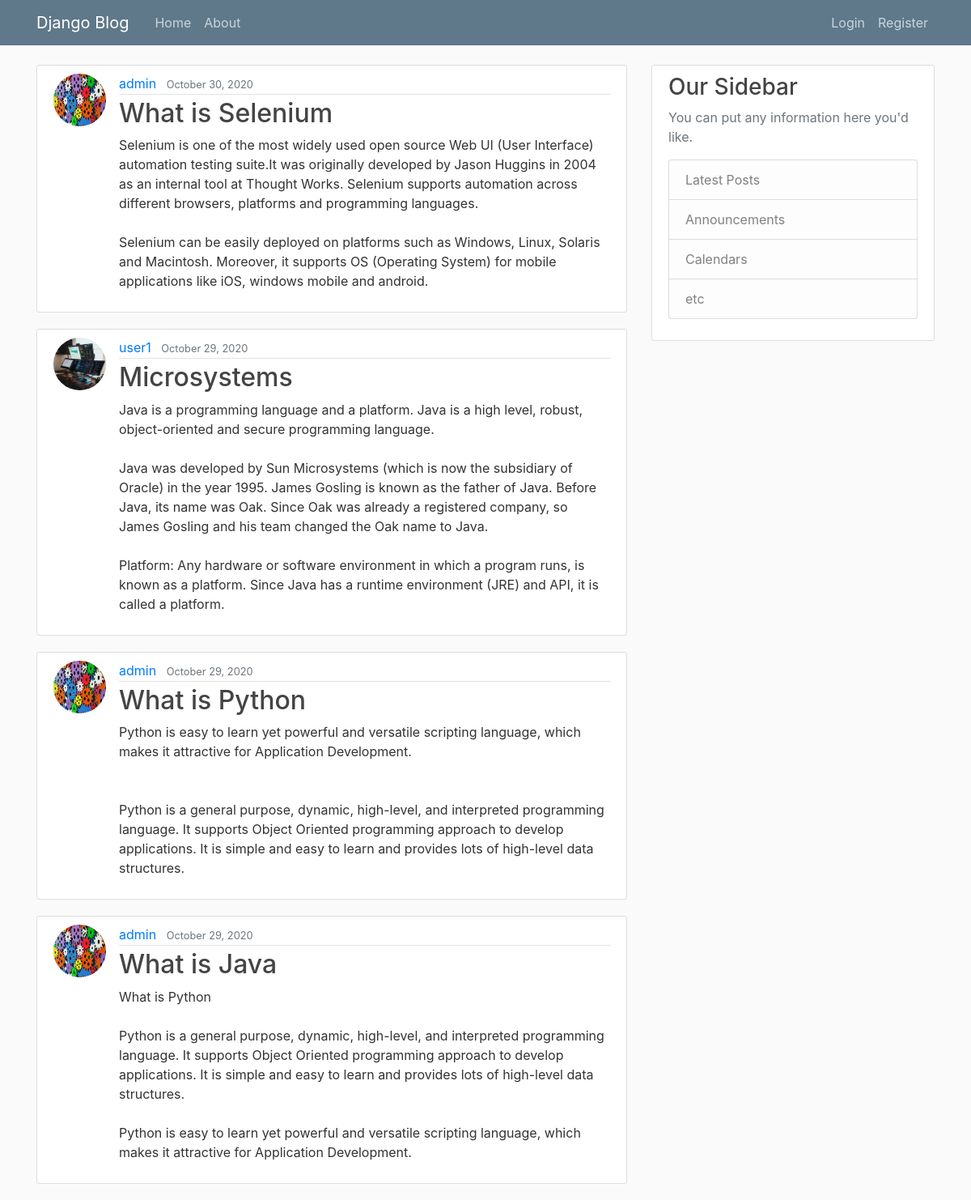
Before: / with the older database file.
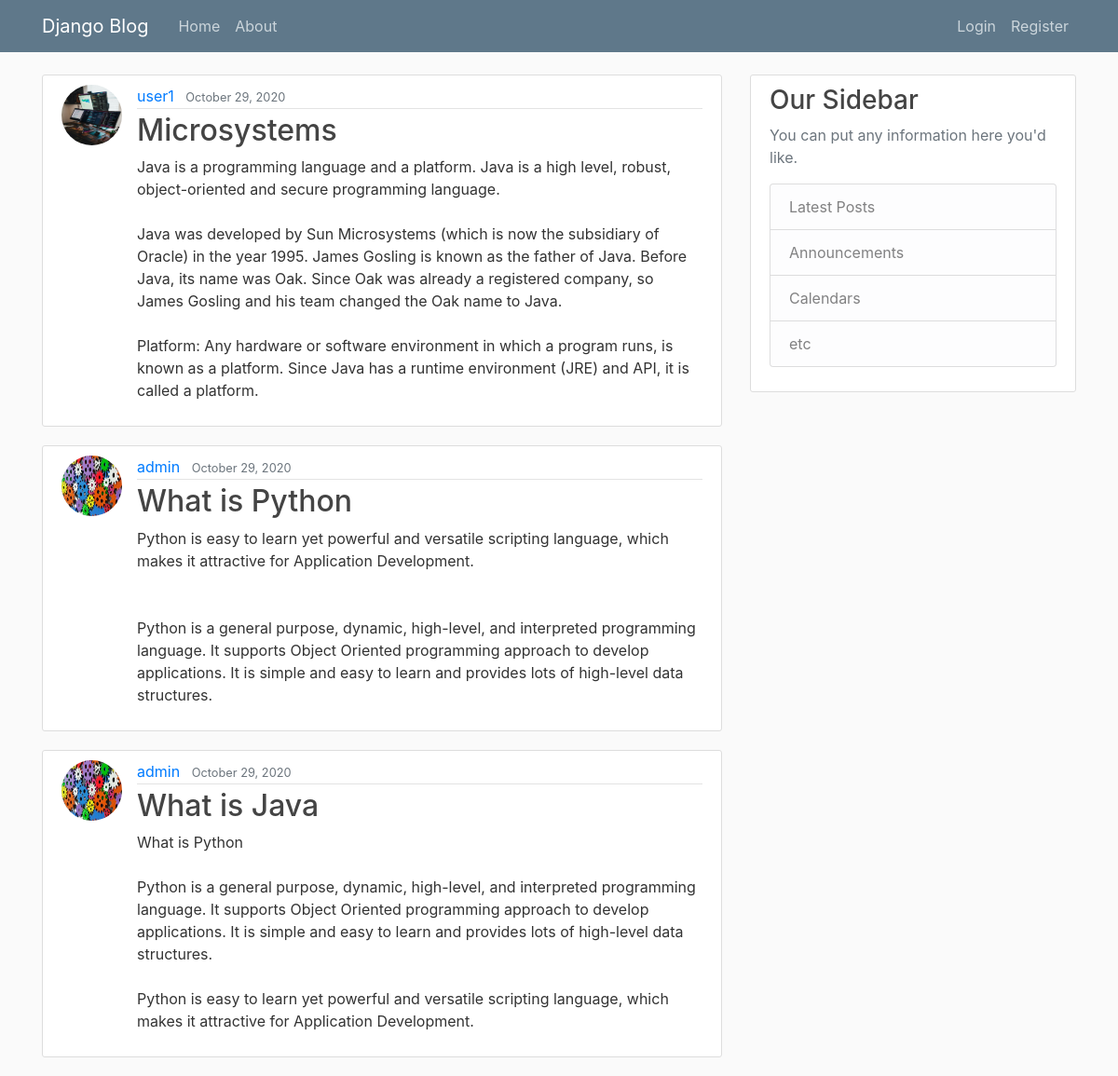
After: the same page with the newer database file.
### blog/models.py (models this page shows, shortened)
class Post(models.Model):
    title = models.CharField(max_length=100)
    content = models.TextField()
    date_posted = models.DateTimeField(default=timezone.now)
    author = models.ForeignKey(User, on_delete=models.CASCADE)

### users/models.py (models this page shows, shortened)
class Profile(models.Model):
    image = models.ImageField(default='default.jpg', upload_to='profile_pics')
    user = models.OneToOneField(User, on_delete=models.CASCADE)

### blog/views.py (the view)
# urls.py: path('', PostListView.as_view(), name='blog-home'),
class PostListView(ListView):
    model = Post
    template_name = 'blog/home.html'  # <app>/<model>_<viewtype>.html
    context_object_name = 'posts'
    ordering = ['-date_posted']

### blog/templates/blog/home.html
{% extends "blog/base.html" %}
{% block content %}
    {% for post in posts %}
        <article class="media content-section">
            <img class="rounded-circle article-img" src="{{ post.author.profile.image.url }}">
          <div class="media-body">
            <div class="article-metadata">
              <a class="mr-2" href="#">{{ post.author }}</a>
              <small class="text-muted">{{ post.date_posted|date:"F d, Y" }}</small>
            </div>
            <h2><a class="article-title" href="{% url 'post-detail' post.id %}">{{ post.title }}</a></h2>
            <p class="article-content">{{ post.content }}</p>
          </div>
        </article>
    {% endfor %}
{% endblock content %}

### blog/templates/blog/base.html (shortened to what this page needs)
{% load static %}
<!DOCTYPE html>
<html>
<head>
    <link rel="stylesheet" href="https://maxcdn.bootstrapcdn.com/bootstrap/4.0.0/css/bootstrap.min.css">
    <link rel="stylesheet" type="text/css" href="{% static 'blog/main.css' %}">
</head>
<body>
    <header class="site-header">
      <nav class="navbar navbar-expand-md navbar-dark bg-steel fixed-top">
        <div class="container">
          <a class="navbar-brand mr-4" href="{% url 'blog-home' %}">Django Blog</a>
          <div class="collapse navbar-collapse" id="navbarToggle">
            <div class="navbar-nav mr-auto">
              <a class="nav-item nav-link" href="{% url 'blog-home' %}">Home</a>
              <a class="nav-item nav-link" href="{% url 'blog-about' %}">About</a>
            </div>
            <div class="navbar-nav">
              {% if user.is_authenticated %}
              <a class="nav-item nav-link" href="{% url 'post-create' %}">New Post</a>
                <a class="nav-item nav-link" href="{% url 'profile' %}">Profile</a>
                <a class="nav-item nav-link" href="{% url 'logout' %}">Logout</a>
              {% else %}
                <a class="nav-item nav-link" href="{% url 'login' %}">Login</a>
                <a class="nav-item nav-link" href="{% url 'register' %}">Register</a>
              {% endif %}
            </div>
          </div>
        </div>
      </nav>
    </header>
    <main role="main" class="container">
      <div class="row">
        <div class="col-md-8">
          {% block content %}{% endblock %}
        </div>
        <div class="col-md-4">
          <div class="content-section">
            <h3>Our Sidebar</h3>
            <p class='text-muted'>You can put any information here you'd like.
              <ul class="list-group">
                <li class="list-group-item list-group-item-light">Latest Posts</li>
                <li class="list-group-item list-group-item-light">Announcements</li>
                <li class="list-group-item list-group-item-light">Calendars</li>
                <li class="list-group-item list-group-item-light">etc</li>
              </ul>
            </p>
          </div>
        </div>
      </div>
    </main>
</body>
</html>

### blog/static/blog/main.css (style rules this page uses)
body { background: #fafafa; color: #333333; margin-top: 5rem; }
h1, h2, h3, h4, h5, h6 { color: #444444; }
ul { margin: 0; }
.bg-steel { background-color: #5f788a; }
.site-header .navbar-nav .nav-link { color: #cbd5db; }
.content-section { background: #ffffff; padding: 10px 20px; border: 1px solid #dddddd; border-radius: 3px; margin-bottom: 20px; }
.article-title { color: #444444; }
.article-content { white-space: pre-line; }
.article-img { height: 65px; width: 65px; margin-right: 16px; }
.article-metadata { padding-bottom: 1px; margin-bottom: 4px; border-bottom: 1px solid #e3e3e3 }

Changed rows visible on the page:
removed Post: author.profile.image (placeholder picture), author "admin", date_posted "October 30, 2020", title "What is Selenium", content "Selenium is one of the most widely used open source Web UI (User Interface) automation testing suite.It was originally developed by Jason Huggins in 2004 as an internal tool at Thought Works. Selenium supports automation across different browsers, platforms and programming languages. Selenium can be easily deployed on platforms such as Windows, Linux, Solaris and Macintosh. Moreover, it supports OS (Operating System) for mobile applications like iOS, windows mobile and android."
